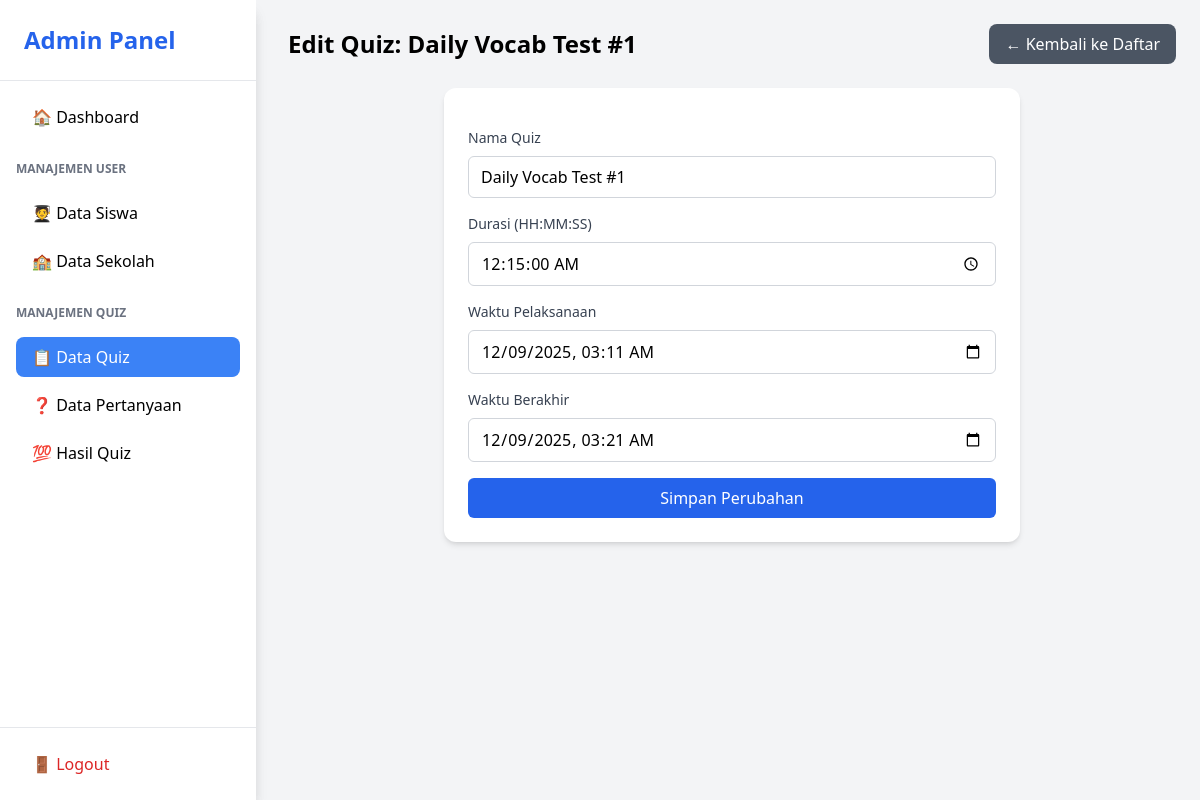
The page /?action=quizAdmin&method=edit&id=1 (signed in) on the database its author committed.
### tables this page shows
CREATE TABLE `quiz` (
  `id_quiz` int NOT NULL AUTO_INCREMENT,
  `nama_quiz` varchar(100) NOT NULL,
  `durasi` time DEFAULT NULL,
  `waktu_pelaksanaan` datetime DEFAULT NULL,
  `waktu_berakhir` datetime DEFAULT NULL,
  `admin_id` int DEFAULT NULL,
  PRIMARY KEY (`id_quiz`),
  KEY `admin_id` (`admin_id`),
  CONSTRAINT `quiz_ibfk_1` FOREIGN KEY (`admin_id`) REFERENCES `admin` (`id_admin`)
);

### controller/admin/quizController.php (called while the page is built, shortened)
<?php
include "config/koneksi.php";
include "model/admin/quizModel.php";
function edit(){
    $id = $_GET['id'];
    $data = getQuizById($id);
    include "view/admin/editQuiz.php";
}

### index.php (called while the page is built, shortened)
<?php
$method = $_GET['method'] ?? 'index';
$method();

### model/admin/quizModel.php (called while the page is built, shortened)
<?php
function getQuizById($id) {
    global $conn;
    $result = mysqli_query($conn, "SELECT * FROM quiz WHERE id_quiz = $id");
    return mysqli_fetch_assoc($result);
}

### view/admin/editQuiz.php (the view, shortened to what this page needs)
<!DOCTYPE html>
<html lang="id">
<head>
    <script src="https://cdn.tailwindcss.com"></script>
</head>
<body class="bg-gray-100">
<div class="min-h-screen flex">
    <div class="w-64 bg-white shadow-lg fixed top-0 left-0 h-full">
        <?php include 'component/sidebar.php'; ?>
    </div>
    <main class="flex-1 pl-72 p-6">
        <div class="flex justify-between items-center mb-6">
            <h1 class="text-2xl font-bold">Edit Quiz: <?= $data['nama_quiz'] ?></h1>
            <a href="?action=quizAdmin" class="bg-gray-600 text-white px-4 py-2 rounded-lg hover:bg-gray-700">
                ← Kembali ke Daftar
            </a>
        </div>
        <div class="max-w-xl mx-auto bg-white rounded-xl shadow-md p-6">
            <form action="?action=quizAdmin&method=update" method="POST" class="space-y-4">
                <div>
                    <label class="block text-sm font-medium text-gray-700 mb-2">Nama Quiz</label>
                    <input type="text" name="namaQuiz" value="<?= $data['nama_quiz'] ?>" required
                           class="w-full px-3 py-2 border border-gray-300 rounded-md focus:outline-none focus:ring-2 focus:ring-blue-500">
                </div>
                <div>
                    <label class="block text-sm font-medium text-gray-700 mb-2">Durasi (HH:MM:SS)</label>
                    <input type="time" step="1" name="durasi" value="<?= $data['durasi'] ?>" required
                           class="w-full px-3 py-2 border border-gray-300 rounded-md focus:outline-none focus:ring-2 focus:ring-blue-500">
                </div>
                <div>
                    <label class="block text-sm font-medium text-gray-700 mb-2">Waktu Pelaksanaan</label>
                    <input type="datetime-local" name="waktuPelaksanaan" value="<?= date('Y-m-d\TH:i:s', strtotime($data['waktu_pelaksanaan'])) ?>" required
                           class="w-full px-3 py-2 border border-gray-300 rounded-md focus:outline-none focus:ring-2 focus:ring-blue-500">
                </div>
                <div>
                    <label class="block text-sm font-medium text-gray-700 mb-2">Waktu Berakhir</label>
                    <input type="datetime-local" name="waktuBerakhir" value="<?= date('Y-m-d\TH:i:s', strtotime($data['waktu_berakhir'])) ?>" required
                           class="w-full px-3 py-2 border border-gray-300 rounded-md focus:outline-none focus:ring-2 focus:ring-blue-500">
                </div>
                <button type="submit" class="w-full bg-blue-600 text-white py-2 px-4 rounded-md hover:bg-blue-700 focus:outline-none focus:ring-2 focus:ring-blue-500">
                    Simpan Perubahan
                </button>
            </form>
        </div>
    </main>
</div>
</body>
</html>

### rows shown on the page
quiz: nama_quiz "Daily Vocab Test #1", namaQuiz "Daily Vocab Test #1", durasi "00:15:00", waktuPelaksanaan "12/09/2025 03:11", waktuBerakhir "12/09/2025 03:21"
